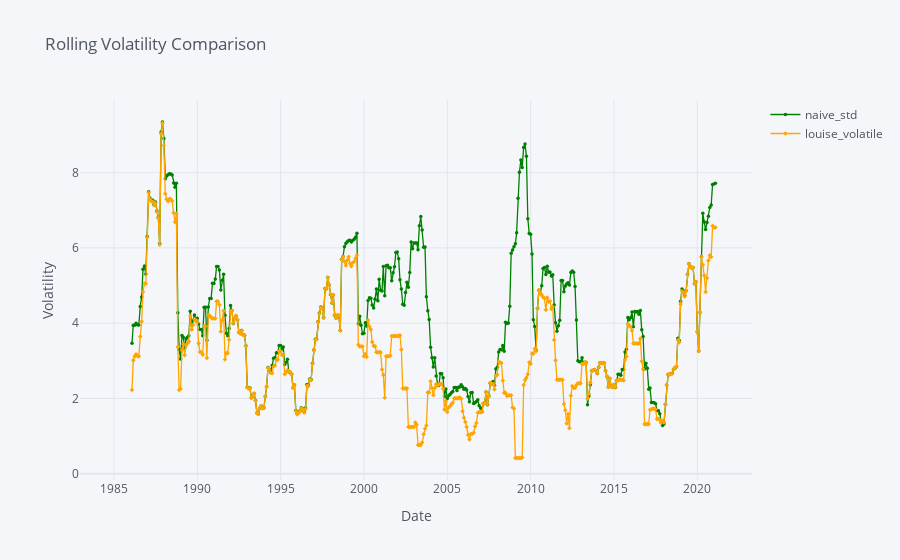

Source (notebook cell):
### Markdown cell above
Next, we analyse the rolling volatility which indicates that Louise's portfolio is less volatile than the naive strategy on average. This is owing to the fact that Louise tries to time the market and shifts her entire portfolio to risk-free debt at times removing any aspect of volatility. We notice this large difference in volatility in 2008 owing to the stock market crash. Even though Louise’s portfolio is less volatile, the naive strategy is better overall based on its Sharpe ratio, return rate and total investment growth.

### Code cell
louiseDf['louise_volatile'] = louiseDf['R-RF'].rolling(12).std() 
louiseDf['louise_volatile'].dropna()
plotvolatile = louiseDf[['Date','louise_volatile']]
plotdf.set_index("Date")
finalvolatile = pd.merge(plotvolatile,volatile_plot,on = 'Date',how = 'inner')
finalvolatile = finalvolatile.set_index("Date")
print(finalvolatile)
plyo.iplot(  
    finalvolatile[['naive_std','louise_volatile']].iplot(asFigure=True,
                                                 title='Rolling Volatility Comparison',  
             xTitle='Date',  
             yTitle='Volatility',
                                                 mode={'naive_std': 'lines+markers', 'louise_volatile': 'lines+markers'},  
             symbol={'naive_std': 'circle', 'louise_volatile': 'diamond'},  
             size=3.5,  
             colors={'naive_std': 'green', 'louise_volatile': 'orange'}, ),)

### Figure 1 — Plotly figure (JSON) as saved in the notebook; plotly's stock layout.template omitted (floating-point values rounded to 4 significant figures; data arrays with more than 128 entries replaced by an {"elided": "..."} marker saying what was removed)
{"data": [{"line": {"color": "green", "dash": "solid", "shape": "linear", "width": 1.3}, "marker": {"size": 3.5, "symbol": "circle"}, "mode": "lines+markers", "name": "naive_std", "text": "", "type": "scatter", "x": {"elided": "432 str values"}, "y": {"elided": "432 mixed values"}}, {"line": {"color": "orange", "dash": "solid", "shape": "linear", "width": 1.3}, "marker": {"size": 3.5, "symbol": "diamond"}, "mode": "lines+markers", "name": "louise_volatile", "text": "", "type": "scatter", "x": {"elided": "432 str values"}, "y": {"elided": "432 mixed values"}}], "layout": {"legend": {"bgcolor": "#F5F6F9", "font": {"color": "#4D5663"}}, "paper_bgcolor": "#F5F6F9", "plot_bgcolor": "#F5F6F9", "title": {"font": {"color": "#4D5663"}, "text": "Rolling Volatility Comparison"}, "xaxis": {"gridcolor": "#E1E5ED", "showgrid": true, "tickfont": {"color": "#4D5663"}, "title": {"font": {"color": "#4D5663"}, "text": "Date"}, "zerolinecolor": "#E1E5ED"}, "yaxis": {"gridcolor": "#E1E5ED", "showgrid": true, "tickfont": {"color": "#4D5663"}, "title": {"font": {"color": "#4D5663"}, "text": "Volatility"}, "zerolinecolor": "#E1E5ED"}}}
